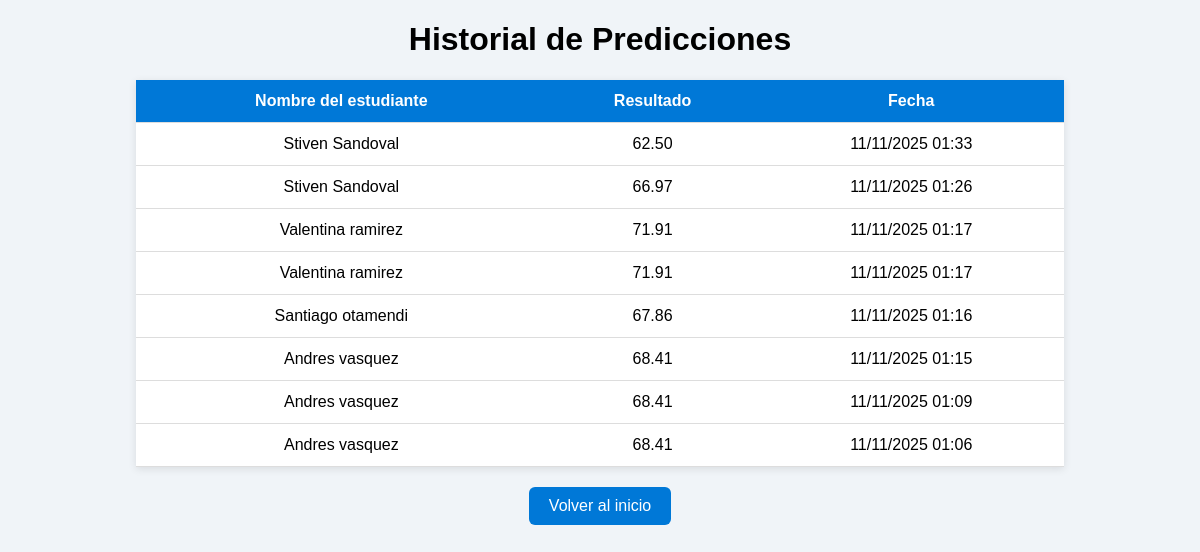
The page /historial/ on the database its author committed.
### predicciones/models.py (models this page shows, shortened)
class Prediccion(models.Model):
    nombre = models.CharField(max_length=100)
    resultado = models.FloatField()
    fecha = models.DateTimeField(auto_now_add=True)

### predicciones/views.py (the view)
# urls.py: path('historial/', views.historial, name='historial'),
def historial(request):
    predicciones = Prediccion.objects.all().order_by('-fecha')  # Las más recientes primero
    return render(request, 'predicciones/historial.html', {'predicciones': predicciones})

### predicciones/templates/predicciones/historial.html (shortened to what this page needs)
<!DOCTYPE html>
<html lang="es">
<head>
</head>
<body>
    <h1>Historial de Predicciones</h1>
    <table>
        <tr>
            <th>Nombre del estudiante</th>
            <th>Resultado</th>
            <th>Fecha</th>
        </tr>
        {% for p in predicciones %}
        <tr>
            <td>{{ p.nombre }}</td>
            <td>{{ p.resultado|floatformat:2 }}</td>
            <td>{{ p.fecha|date:"d/m/Y H:i" }}</td>
        </tr>
        {% empty %}
        <tr><td colspan="3">No hay registros aún.</td></tr>
        {% endfor %}
    </table>
    <a href="/">Volver al inicio</a>
</body>
</html>

### predicciones/templates/predicciones/historial.html (style rules this page uses)
body { font-family: Arial, sans-serif; background: #f0f4f8; text-align: center; margin: 20px; }
table { width: 80%; margin: 0 auto; border-collapse: collapse; background: white; box-shadow: 0px 2px 8px rgba(0,0,0,0.1); }
th, td { padding: 12px; border-bottom: 1px solid #ddd; }
th { background: #0078D7; color: white; }
a { display: inline-block; margin-top: 20px; text-decoration: none; background: #0078D7; color: white; padding: 10px 20px; border-radius: 6px; }

### rows shown on the page
Prediccion: nombre "Stiven Sandoval", resultado "62.50", fecha "11/11/2025 01:33"
Prediccion: nombre "Stiven Sandoval", resultado "66.97", fecha "11/11/2025 01:26"
Prediccion: nombre "Valentina ramirez", resultado "71.91", fecha "11/11/2025 01:17"
Prediccion: nombre "Valentina ramirez", resultado "71.91", fecha "11/11/2025 01:17"
Prediccion: nombre "Santiago otamendi", resultado "67.86", fecha "11/11/2025 01:16"
Prediccion: nombre "Andres vasquez", resultado "68.41", fecha "11/11/2025 01:15"
Prediccion: nombre "Andres vasquez", resultado "68.41", fecha "11/11/2025 01:09"
Prediccion: nombre "Andres vasquez", resultado "68.41", fecha "11/11/2025 01:06"
